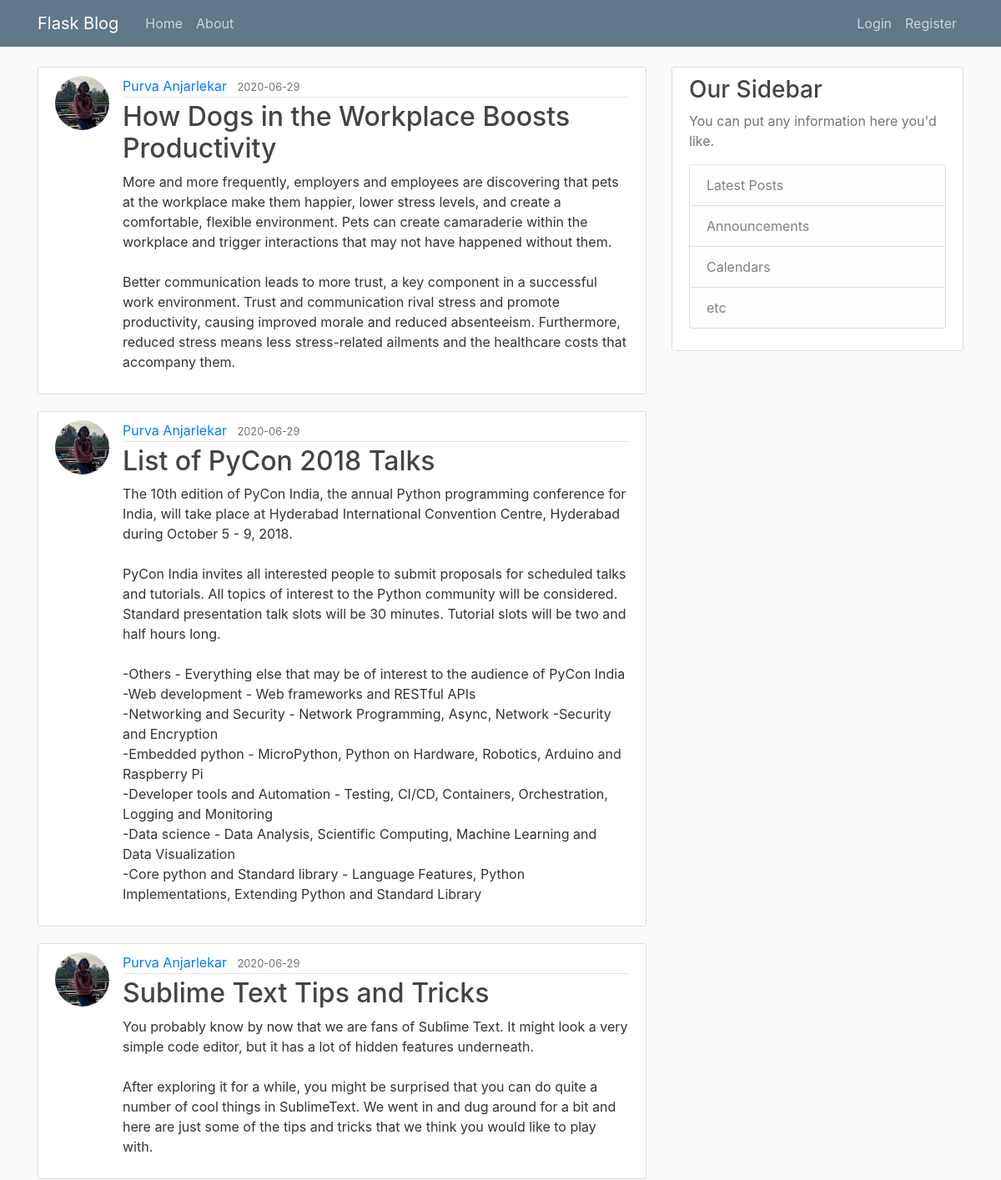
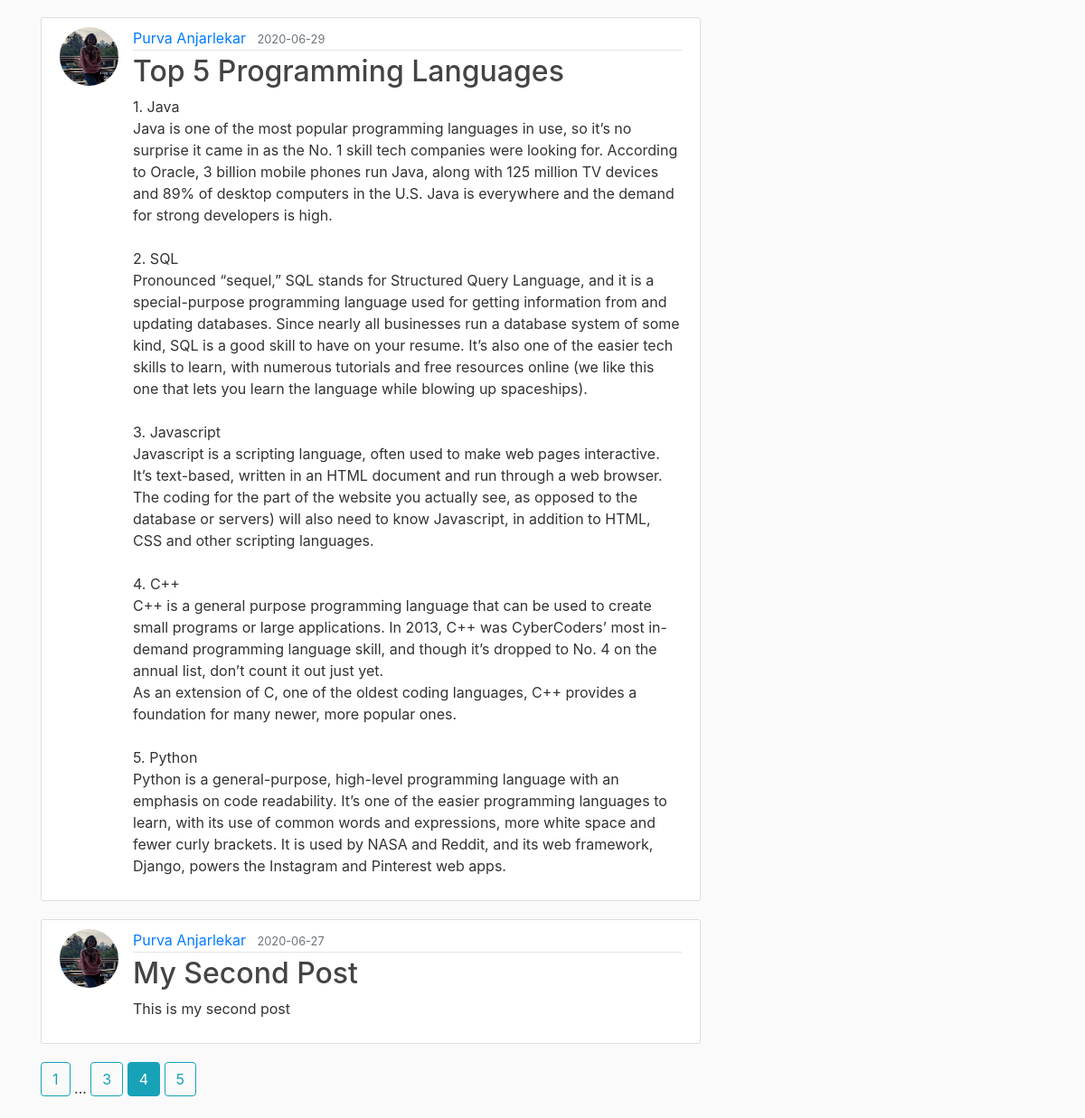
/home?page=4, run on the app's committed database (2 pictures, top to bottom).
### app/models.py (models this page shows, shortened)
class Post(db.Model):
    id = db.Column(db.Integer, primary_key = True)
    title = db.Column(db.String(150), nullable = False)
    date_posted = db.Column(db.DateTime, nullable = False, default = datetime.utcnow)
    content = db.Column(db.Text, nullable = False)
    user_id = db.Column(db.Integer, db.ForeignKey('user.id'), nullable = False)

class User(db.Model, UserMixin):
    id = db.Column(db.Integer, primary_key = True)
    username = db.Column(db.String(16), unique = True, nullable = False)
    email = db.Column(db.String(116), unique = True, nullable = False)
    image_file = db.Column(db.String(25), nullable = False, default = 'default.jpg')
    password = db.Column(db.String(60), nullable = False)
    posts = db.relationship('Post', backref='author', lazy=True)

### app/main/routes.py (the view)
@main.route("/")
@main.route("/home")
def home():
    page = request.args.get('page', 1, type=int)
    posts = Post.query.order_by(Post.date_posted.desc()).paginate(page=page, per_page=5)
    return render_template('home.html', posts=posts)

### app/templates/home.html
{% extends "layout.html" %}
    {% block content %}
        {% for post in posts.items %}
        <article class="media content-section">
          <img class="rounded-circle article-img" src="{{ url_for ('static', filename='profile_pics/' + post.author.image_file)}}" >
            <div class="media-body">
              <div class="article-metadata">
                <a class="mr-2" href="{{ url_for('users.user_posts', username=post.author.username) }}">{{ post.author.username }}</a>
                <small class="text-muted">{{ post.date_posted.strftime('%Y-%m-%d') }}</small>
              </div>
              <h2><a class="article-title" href="{{ url_for('posts.post', post_id = post.id) }}">{{ post.title }}</a></h2>
              <p class="article-content">{{ post.content }}</p>
            </div>
          </article>
        {% endfor %}
        {% for page_num in posts.iter_pages(left_edge=1, left_current=1, right_edge=1, right_current=2) %}
          {% if page_num %}
            {% if posts.page == page_num %}
              <a class="btn btn-info mb-4" href="{{ url_for('main.home', page=page_num) }}">{{ page_num }}</a>
            {% else %}
            <a class="btn btn-outline-info mb-4" href="{{ url_for('main.home', page=page_num) }}">{{ page_num }}</a>
            {% endif %}
          {% else %}
           ...
          {% endif %}
        {% endfor %}
    {% endblock content %}

### app/static/main.css (style rules this page uses)
body { background: #fafafa; color: #333333; margin-top: 5rem; }
h1, h2, h3, h4, h5, h6 { color: #444444; }
.content-section { background: #ffffff; padding: 10px 20px; border: 1px solid #dddddd; border-radius: 3px; margin-bottom: 20px; }
.article-title { color: #444444; }
.article-content { white-space: pre-line; }
.article-img { height: 65px; width: 65px; margin-right: 16px; }
.article-metadata { padding-bottom: 1px; margin-bottom: 4px; border-bottom: 1px solid #e3e3e3 }

### data on the page
Post: image_file (picture), author.username "Purva Anjarlekar", date_posted "2020-06-29", title "How Dogs in the Workplace Boosts Productivity", content "More and more frequently, employers and employees are discovering that pets at the workplace make them happier, lower stress levels, and create a comfortable, flexible environment. Pets can create camaraderie within the workplace and trigger interactions that may not have happened without them. Better communication leads to more trust, a key component in a successful work environment. Trust and communication rival stress and promote productivity, causing improved morale and reduced absenteeism. Furthermore, reduced stress means less stress-related ailments and the healthcare costs that accompany them."
Post: image_file (picture), author.username "Purva Anjarlekar", date_posted "2020-06-29", title "List of PyCon 2018 Talks", content "The 10th edition of PyCon India, the annual Python programming conference for India, will take place at Hyderabad International Convention Centre, Hyderabad during October 5 - 9, 2018. PyCon India invites all interested people to submit proposals for scheduled talks and tutorials. All topics of interest to the Python community will be considered. Standard presentation talk slots will be 30 minutes. Tutorial slots will be two and half hours long. -Others - Everything else that may be of interest to the audience of PyCon India -Web development - Web frameworks and RESTful APIs -Networking and Security - Network Programming, Async, Network -Security and Encryption -Embedded python -…"
Post: image_file (picture), author.username "Purva Anjarlekar", date_posted "2020-06-29", title "Sublime Text Tips and Tricks", content "You probably know by now that we are fans of Sublime Text. It might look a very simple code editor, but it has a lot of hidden features underneath. After exploring it for a while, you might be surprised that you can do quite a number of cool things in SublimeText. We went in and dug around for a bit and here are just some of the tips and tricks that we think you would like to play with."
Post: image_file (picture), author.username "Purva Anjarlekar", date_posted "2020-06-29", title "Top 5 Programming Languages", content "1. Java Java is one of the most popular programming languages in use, so it’s no surprise it came in as the No. 1 skill tech companies were looking for. According to Oracle, 3 billion mobile phones run Java, along with 125 million TV devices and 89% of desktop computers in the U.S. Java is everywhere and the demand for strong developers is high. 2. SQL Pronounced “sequel,” SQL stands for Structured Query Language, and it is a special-purpose programming language used for getting information from and updating databases. Since nearly all businesses run a database system of some kind, SQL is a good skill to have on your resume. It’s also one of the easier tech skills to learn, with numerous…"
Post: image_file (picture), author.username "Purva Anjarlekar", date_posted "2020-06-27", title "My Second Post", content "This is my second post"

### other printed values
{{ page_num }} "1" "3" "5"
{{ page_num }} "4"
